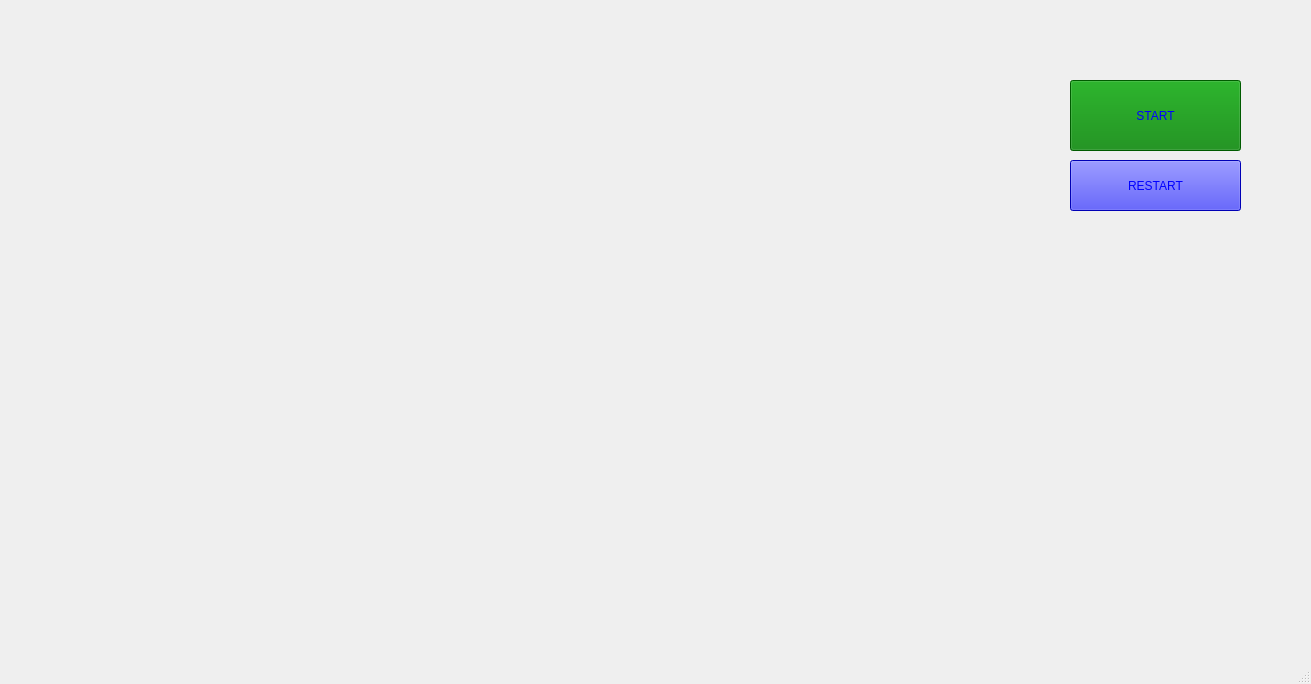
<?xml version="1.0" encoding="UTF-8"?>
<ui version="4.0">
 <class>MainWindow</class>
 <widget class="QMainWindow" name="MainWindow">
  <property name="geometry">
   <rect>
    <x>0</x>
    <y>0</y>
    <width>1311</width>
    <height>684</height>
   </rect>
  </property>
  <property name="windowTitle">
   <string>MainWindow</string>
  </property>
  <widget class="QWidget" name="centralwidget">
   <widget class="QPushButton" name="pushButton">
    <property name="geometry">
     <rect>
      <x>1070</x>
      <y>80</y>
      <width>171</width>
      <height>71</height>
     </rect>
    </property>
    <property name="sizePolicy">
     <sizepolicy hsizetype="Expanding" vsizetype="Expanding">
      <horstretch>0</horstretch>
      <verstretch>0</verstretch>
     </sizepolicy>
    </property>
    <property name="styleSheet">
     <string notr="true">QPushButton
{
color:blue;
background-color:green;
font: 700 22pt;
}
QPushButton:Click
{
 background-color:green;
}</string>
    </property>
    <property name="text">
     <string>START</string>
    </property>
    <property name="iconSize">
     <size>
      <width>1540</width>
      <height>1200</height>
     </size>
    </property>
    <property name="shortcut">
     <string>Ctrl+S</string>
    </property>
   </widget>
   <widget class="QPushButton" name="RESTART">
    <property name="geometry">
     <rect>
      <x>1070</x>
      <y>160</y>
      <width>171</width>
      <height>51</height>
     </rect>
    </property>
    <property name="styleSheet">
     <string notr="true">QPushButton
{
color:blue;
background-color:blue;
font: 700 22pt;
}
QPushButton:Click
{
 background-color:green;
}</string>
    </property>
    <property name="text">
     <string>RESTART</string>
    </property>
   </widget>
  </widget>
  <widget class="QStatusBar" name="statusbar"/>
  <action name="actionessa">
   <property name="text">
    <string>essa</string>
   </property>
  </action>
  <action name="actionkurwa">
   <property name="text">
    <string>kurwa</string>
   </property>
  </action>
  <action name="action1">
   <property name="text">
    <string>1</string>
   </property>
  </action>
  <action name="action2">
   <property name="text">
    <string>2</string>
   </property>
  </action>
  <action name="action3">
   <property name="text">
    <string>3</string>
   </property>
  </action>
 </widget>
 <resources/>
 <connections/>
</ui>
